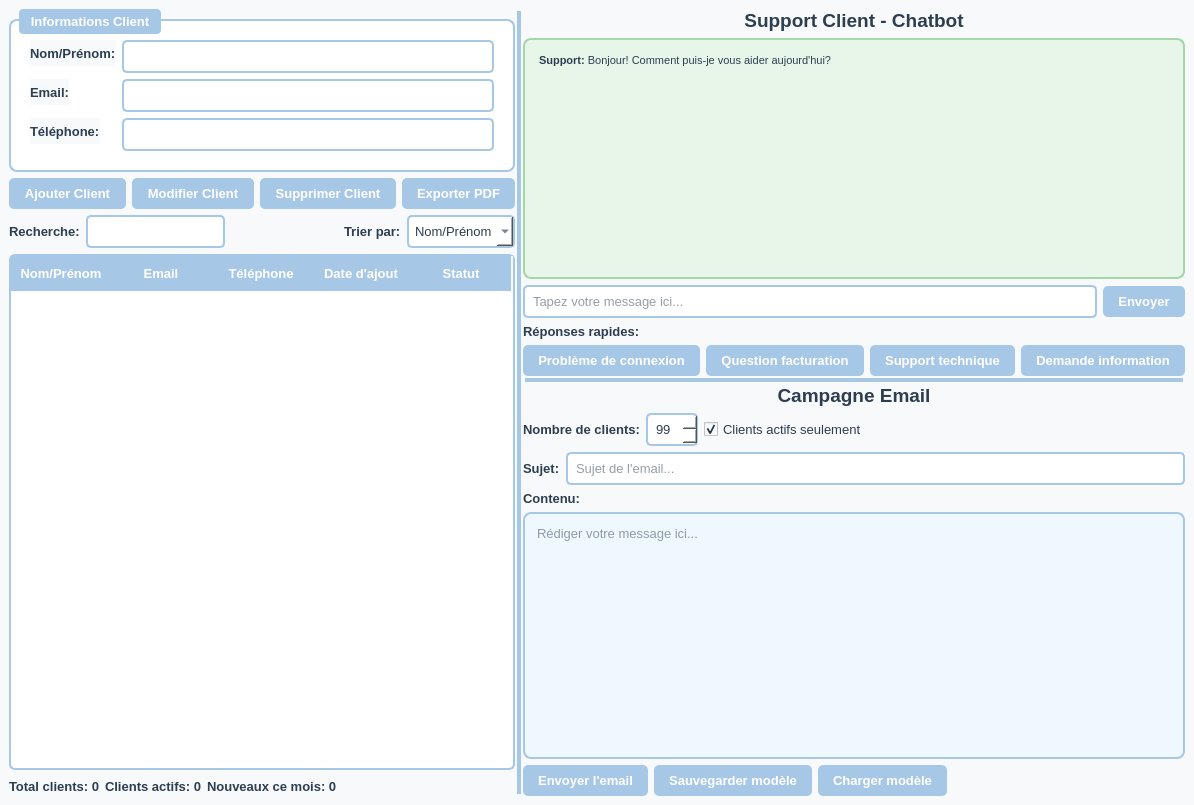
<?xml version="1.0" encoding="UTF-8"?>
<ui version="4.0">
 <class>MainWindow</class>
 <widget class="QMainWindow" name="MainWindow">
  <property name="geometry">
   <rect>
    <x>0</x>
    <y>0</y>
    <width>978</width>
    <height>805</height>
   </rect>
  </property>
  <property name="windowTitle">
   <string>Section Client Interface Unifiée</string>
  </property>
  <property name="styleSheet">
   <string notr="true">QMainWindow {
    background-color: #f8f9fa;
    color: #2c3e50;
}
QWidget {
    background-color: #f8f9fa;
    font-size: 10pt;
    color: #2c3e50;
}
QLabel {
    color: #2c3e50;
    font-weight: bold;
}
QGroupBox {
    background-color: white;
    border: 2px solid #A7C7E7;
    border-radius: 8px;
    margin-top: 10px;
    padding: 10px;
    color: #2c3e50;
    font-weight: bold;
}
QGroupBox::title {
    subcontrol-origin: margin;
    left: 10px;
    padding: 5px 10px;
    background-color: #A7C7E7;
    color: white;
    border-radius: 4px;
}
QPushButton {
    background-color: #A7C7E7;
    color: white;
    border: none;
    padding: 8px 15px;
    border-radius: 5px;
    font-weight: bold;
}
QPushButton:hover {
    background-color: #95B8E7;
}
QLineEdit, QTextEdit, QComboBox, QSpinBox {
    border: 2px solid #A7C7E7;
    border-radius: 5px;
    padding: 6px;
    background-color: white;
    font-size: 10pt;
    color: #2c3e50;
}
QLineEdit:focus, QTextEdit:focus {
    border-color: #A7C7E7;
    background-color: #F0F8FF;
}
QTableWidget {
    background-color: white;
    border: 2px solid #A7C7E7;
    border-radius: 6px;
    gridline-color: #E1F5FE;
    color: #2c3e50;
}
QHeaderView::section {
    background-color: #A7C7E7;
    color: white;
    padding: 8px;
    border: none;
    font-weight: bold;
}
QSplitter::handle {
    background-color: #A7C7E7;
    margin: 2px;
}
QCheckBox {
    color: #2c3e50;
}
QTextBrowser {
    color: #2c3e50;
}</string>
  </property>
  <widget class="QWidget" name="centralwidget">
   <layout class="QHBoxLayout" name="horizontalLayout">
    <item>
     <widget class="QSplitter" name="splitter">
      <property name="orientation">
       <enum>Qt::Horizontal</enum>
      </property>
      <widget class="QWidget" name="leftWidget" native="true">
       <layout class="QVBoxLayout" name="verticalLayout_2">
        <item>
         <widget class="QGroupBox" name="groupBox">
          <property name="title">
           <string>Informations Client</string>
          </property>
          <layout class="QFormLayout" name="formLayout">
           <item row="0" column="0">
            <widget class="QLabel" name="label">
             <property name="text">
              <string>Nom/Prénom:</string>
             </property>
            </widget>
           </item>
           <item row="0" column="1">
            <widget class="QLineEdit" name="clientNameEdit"/>
           </item>
           <item row="1" column="0">
            <widget class="QLabel" name="label_2">
             <property name="text">
              <string>Email:</string>
             </property>
            </widget>
           </item>
           <item row="1" column="1">
            <widget class="QLineEdit" name="clientEmailEdit"/>
           </item>
           <item row="2" column="0">
            <widget class="QLabel" name="label_3">
             <property name="text">
              <string>Téléphone:</string>
             </property>
            </widget>
           </item>
           <item row="2" column="1">
            <widget class="QLineEdit" name="clientPhoneEdit"/>
           </item>
          </layout>
         </widget>
        </item>
        <item>
         <layout class="QHBoxLayout" name="horizontalLayout_2">
          <item>
           <widget class="QPushButton" name="addClientBtn">
            <property name="text">
             <string>Ajouter Client</string>
            </property>
           </widget>
          </item>
          <item>
           <widget class="QPushButton" name="editClientBtn">
            <property name="text">
             <string>Modifier Client</string>
            </property>
           </widget>
          </item>
          <item>
           <widget class="QPushButton" name="deleteClientBtn">
            <property name="text">
             <string>Supprimer Client</string>
            </property>
           </widget>
          </item>
          <item>
           <widget class="QPushButton" name="exportPdfBtn">
            <property name="text">
             <string>Exporter PDF</string>
            </property>
           </widget>
          </item>
         </layout>
        </item>
        <item>
         <layout class="QHBoxLayout" name="horizontalLayout_3">
          <item>
           <widget class="QLabel" name="label_4">
            <property name="text">
             <string>Recherche:</string>
            </property>
           </widget>
          </item>
          <item>
           <widget class="QLineEdit" name="searchLineEdit"/>
          </item>
          <item>
           <spacer name="horizontalSpacer">
            <property name="orientation">
             <enum>Qt::Horizontal</enum>
            </property>
            <property name="sizeHint" stdset="0">
             <size>
              <width>40</width>
              <height>20</height>
             </size>
            </property>
           </spacer>
          </item>
          <item>
           <widget class="QLabel" name="label_5">
            <property name="text">
             <string>Trier par:</string>
            </property>
           </widget>
          </item>
          <item>
           <widget class="QComboBox" name="sortComboBox">
            <item>
             <property name="text">
              <string>Nom/Prénom</string>
             </property>
            </item>
            <item>
             <property name="text">
              <string>Email</string>
             </property>
            </item>
            <item>
             <property name="text">
              <string>Téléphone</string>
             </property>
            </item>
            <item>
             <property name="text">
              <string>Date d'ajout</string>
             </property>
            </item>
            <item>
             <property name="text">
              <string>Statut</string>
             </property>
            </item>
           </widget>
          </item>
         </layout>
        </item>
        <item>
         <widget class="QTableWidget" name="clientTable">
          <property name="styleSheet">
           <string notr="true">QTableWidget {
    background-color: white;
    border: 2px solid #A7C7E7;
    border-radius: 6px;
    gridline-color: #E1F5FE;
}
QHeaderView::section {
    background-color: #A7C7E7;
    color: white;
    padding: 8px;
    border: none;
    font-weight: bold;
}</string>
          </property>
          <column>
           <property name="text">
            <string>Nom/Prénom</string>
           </property>
          </column>
          <column>
           <property name="text">
            <string>Email</string>
           </property>
          </column>
          <column>
           <property name="text">
            <string>Téléphone</string>
           </property>
          </column>
          <column>
           <property name="text">
            <string>Date d'ajout</string>
           </property>
          </column>
          <column>
           <property name="text">
            <string>Statut</string>
           </property>
          </column>
         </widget>
        </item>
        <item>
         <layout class="QHBoxLayout" name="horizontalLayout_4">
          <item>
           <widget class="QLabel" name="totalClientsLabel">
            <property name="text">
             <string>Total clients: 0</string>
            </property>
           </widget>
          </item>
          <item>
           <widget class="QLabel" name="activeClientsLabel">
            <property name="text">
             <string>Clients actifs: 0</string>
            </property>
           </widget>
          </item>
          <item>
           <widget class="QLabel" name="newClientsLabel">
            <property name="text">
             <string>Nouveaux ce mois: 0</string>
            </property>
           </widget>
          </item>
          <item>
           <spacer name="horizontalSpacer_2">
            <property name="orientation">
             <enum>Qt::Horizontal</enum>
            </property>
            <property name="sizeHint" stdset="0">
             <size>
              <width>40</width>
              <height>20</height>
             </size>
            </property>
           </spacer>
          </item>
         </layout>
        </item>
       </layout>
      </widget>
      <widget class="QSplitter" name="splitter_2">
       <property name="orientation">
        <enum>Qt::Vertical</enum>
       </property>
       <widget class="QWidget" name="chatWidget" native="true">
        <layout class="QVBoxLayout" name="verticalLayout_3">
         <item>
          <widget class="QLabel" name="label_6">
           <property name="text">
            <string>Support Client - Chatbot</string>
           </property>
           <property name="alignment">
            <set>Qt::AlignCenter</set>
           </property>
           <property name="styleSheet">
            <string notr="true">font-size: 14pt; font-weight: bold; color: #2c3e50;</string>
           </property>
          </widget>
         </item>
         <item>
          <widget class="QTextBrowser" name="chatHistory">
           <property name="styleSheet">
            <string notr="true">QTextBrowser {
    background-color: #E8F5E9;
    border: 2px solid #A5D6A7;
    border-radius: 8px;
    padding: 10px;
    font-size: 10pt;
    color: #2c3e50;
}</string>
           </property>
           <property name="html">
            <string>&lt;!DOCTYPE HTML PUBLIC &quot;-//W3C//DTD HTML 4.0//EN&quot; &quot;http://www.w3.org/TR/REC-html40/strict.dtd&quot;&gt;
&lt;html&gt;&lt;head&gt;&lt;meta name=&quot;qrichtext&quot; content=&quot;1&quot; /&gt;&lt;style type=&quot;text/css&quot;&gt;
p, li { white-space: pre-wrap; }
&lt;/style&gt;&lt;/head&gt;&lt;body style=&quot; font-family:'MS Shell Dlg 2'; font-size:8.25pt; font-weight:400; font-style:normal;&quot;&gt;
&lt;p style=&quot; margin-top:0px; margin-bottom:0px; margin-left:0px; margin-right:0px; -qt-block-indent:0; text-indent:0px;&quot;&gt;&lt;span style=&quot; font-weight:600;&quot;&gt;Support:&lt;/span&gt; Bonjour! Comment puis-je vous aider aujourd'hui?&lt;/p&gt;&lt;/body&gt;&lt;/html&gt;</string>
           </property>
          </widget>
         </item>
         <item>
          <layout class="QHBoxLayout" name="horizontalLayout_5">
           <item>
            <widget class="QLineEdit" name="chatInput">
             <property name="placeholderText">
              <string>Tapez votre message ici...</string>
             </property>
            </widget>
           </item>
           <item>
            <widget class="QPushButton" name="sendMessageBtn">
             <property name="text">
              <string>Envoyer</string>
             </property>
            </widget>
           </item>
          </layout>
         </item>
         <item>
          <widget class="QLabel" name="label_7">
           <property name="text">
            <string>Réponses rapides:</string>
           </property>
          </widget>
         </item>
         <item>
          <layout class="QHBoxLayout" name="horizontalLayout_6">
           <item>
            <widget class="QPushButton" name="quickReply1">
             <property name="text">
              <string>Problème de connexion</string>
             </property>
            </widget>
           </item>
           <item>
            <widget class="QPushButton" name="quickReply2">
             <property name="text">
              <string>Question facturation</string>
             </property>
            </widget>
           </item>
           <item>
            <widget class="QPushButton" name="quickReply3">
             <property name="text">
              <string>Support technique</string>
             </property>
            </widget>
           </item>
           <item>
            <widget class="QPushButton" name="quickReply4">
             <property name="text">
              <string>Demande information</string>
             </property>
            </widget>
           </item>
          </layout>
         </item>
        </layout>
       </widget>
       <widget class="QWidget" name="emailWidget" native="true">
        <layout class="QVBoxLayout" name="verticalLayout_4">
         <item>
          <widget class="QLabel" name="label_8">
           <property name="text">
            <string>Campagne Email</string>
           </property>
           <property name="alignment">
            <set>Qt::AlignCenter</set>
           </property>
           <property name="styleSheet">
            <string notr="true">font-size: 14pt; font-weight: bold; color: #2c3e50;</string>
           </property>
          </widget>
         </item>
         <item>
          <layout class="QHBoxLayout" name="horizontalLayout_7">
           <item>
            <widget class="QLabel" name="label_9">
             <property name="text">
              <string>Nombre de clients:</string>
             </property>
            </widget>
           </item>
           <item>
            <widget class="QSpinBox" name="clientCountSpinBox">
             <property name="value">
              <number>150</number>
             </property>
            </widget>
           </item>
           <item>
            <widget class="QCheckBox" name="activeClientsOnlyCheckBox">
             <property name="text">
              <string>Clients actifs seulement</string>
             </property>
             <property name="checked">
              <bool>true</bool>
             </property>
            </widget>
           </item>
           <item>
            <spacer name="horizontalSpacer_3">
             <property name="orientation">
              <enum>Qt::Horizontal</enum>
             </property>
             <property name="sizeHint" stdset="0">
              <size>
               <width>40</width>
               <height>20</height>
              </size>
             </property>
            </spacer>
           </item>
          </layout>
         </item>
         <item>
          <layout class="QHBoxLayout" name="horizontalLayout_8">
           <item>
            <widget class="QLabel" name="label_10">
             <property name="text">
              <string>Sujet:</string>
             </property>
            </widget>
           </item>
           <item>
            <widget class="QLineEdit" name="emailSubjectLineEdit">
             <property name="placeholderText">
              <string>Sujet de l'email...</string>
             </property>
            </widget>
           </item>
          </layout>
         </item>
         <item>
          <widget class="QLabel" name="label_11">
           <property name="text">
            <string>Contenu:</string>
           </property>
          </widget>
         </item>
         <item>
          <widget class="QTextEdit" name="emailContentTextEdit">
           <property name="styleSheet">
            <string notr="true">QTextEdit {
    background-color: #F0F8FF;
    border: 2px solid #A7C7E7;
    border-radius: 8px;
    padding: 8px;
    color: #2c3e50;
}</string>
           </property>
           <property name="placeholderText">
            <string>Rédiger votre message ici...</string>
           </property>
          </widget>
         </item>
         <item>
          <layout class="QHBoxLayout" name="horizontalLayout_9">
           <item>
            <widget class="QPushButton" name="sendEmailBtn">
             <property name="text">
              <string>Envoyer l'email</string>
             </property>
            </widget>
           </item>
           <item>
            <widget class="QPushButton" name="saveTemplateBtn">
             <property name="text">
              <string>Sauvegarder modèle</string>
             </property>
            </widget>
           </item>
           <item>
            <widget class="QPushButton" name="loadTemplateBtn">
             <property name="text">
              <string>Charger modèle</string>
             </property>
            </widget>
           </item>
           <item>
            <spacer name="horizontalSpacer_4">
             <property name="orientation">
              <enum>Qt::Horizontal</enum>
             </property>
             <property name="sizeHint" stdset="0">
              <size>
               <width>40</width>
               <height>20</height>
              </size>
             </property>
            </spacer>
           </item>
          </layout>
         </item>
        </layout>
       </widget>
      </widget>
     </widget>
    </item>
   </layout>
  </widget>
 </widget>
 <resources/>
 <connections/>
</ui>
